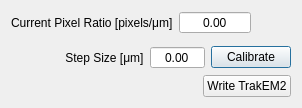
<?xml version="1.0" encoding="UTF-8"?>
<ui version="4.0">
 <class>trakem2_stitching_dialog_ui</class>
 <widget class="QDialog" name="trakem2_stitching_dialog_ui">
  <property name="windowTitle">
   <string>TrakEM2 Settings</string>
  </property>
  <property name="modal">
   <bool>false</bool>
  </property>
  <layout class="QVBoxLayout" name="verticalLayout">
   <item>
    <layout class="QVBoxLayout" name="verticalLayout_2">
     <item>
      <layout class="QHBoxLayout" name="horizontalLayout_9">
       <item>
        <widget class="QLabel" name="label_12">
         <property name="text">
          <string>Current Pixel Ratio [pixels/μm]</string>
         </property>
        </widget>
       </item>
       <item>
        <widget class="QDoubleSpinBox" name="qsbCurrentPixelRatio">
         <property name="focusPolicy">
          <enum>Qt::ClickFocus</enum>
         </property>
         <property name="toolTip">
          <string>Current pixel ratio</string>
         </property>
         <property name="alignment">
          <set>Qt::AlignCenter</set>
         </property>
         <property name="readOnly">
          <bool>true</bool>
         </property>
         <property name="buttonSymbols">
          <enum>QAbstractSpinBox::NoButtons</enum>
         </property>
         <property name="minimum">
          <double>-999999.989999999990687</double>
         </property>
         <property name="maximum">
          <double>999999.989999999990687</double>
         </property>
        </widget>
       </item>
       <item>
        <spacer name="horizontalSpacer_2">
         <property name="orientation">
          <enum>Qt::Horizontal</enum>
         </property>
         <property name="sizeHint" stdset="0">
          <size>
           <width>40</width>
           <height>20</height>
          </size>
         </property>
        </spacer>
       </item>
      </layout>
     </item>
     <item>
      <widget class="displacement_vectors_selector" name="displacement_vectors" native="true"/>
     </item>
     <item>
      <layout class="QHBoxLayout" name="horizontalLayout_3">
       <item>
        <spacer name="horizontalSpacer">
         <property name="orientation">
          <enum>Qt::Horizontal</enum>
         </property>
         <property name="sizeHint" stdset="0">
          <size>
           <width>40</width>
           <height>20</height>
          </size>
         </property>
        </spacer>
       </item>
       <item>
        <widget class="QLabel" name="label">
         <property name="text">
          <string> Step Size [μm]</string>
         </property>
        </widget>
       </item>
       <item>
        <widget class="QDoubleSpinBox" name="qsb_step_size">
         <property name="alignment">
          <set>Qt::AlignCenter</set>
         </property>
         <property name="buttonSymbols">
          <enum>QAbstractSpinBox::NoButtons</enum>
         </property>
         <property name="maximum">
          <double>9999.989999999999782</double>
         </property>
        </widget>
       </item>
       <item>
        <widget class="QPushButton" name="btnTrakem2Calibration">
         <property name="toolTip">
          <string>Perform calibration and output alignment file</string>
         </property>
         <property name="text">
          <string>Calibrate</string>
         </property>
        </widget>
       </item>
      </layout>
     </item>
     <item>
      <layout class="QHBoxLayout" name="horizontalLayout_4">
       <item>
        <spacer name="horizontalSpacer_3">
         <property name="orientation">
          <enum>Qt::Horizontal</enum>
         </property>
         <property name="sizeHint" stdset="0">
          <size>
           <width>40</width>
           <height>20</height>
          </size>
         </property>
        </spacer>
       </item>
       <item>
        <widget class="QPushButton" name="btnWriteTrakem">
         <property name="toolTip">
          <string>Write TrakEM2 for loaded settings</string>
         </property>
         <property name="text">
          <string>Write TrakEM2</string>
         </property>
        </widget>
       </item>
      </layout>
     </item>
    </layout>
   </item>
  </layout>
 </widget>
 <customwidgets>
  <customwidget>
   <class>displacement_vectors_selector</class>
   <extends>QWidget</extends>
   <header>displacement_vectors_selector.h</header>
   <container>1</container>
  </customwidget>
 </customwidgets>
 <resources>
  <include location="slim5.qrc"/>
 </resources>
 <connections/>
</ui>
